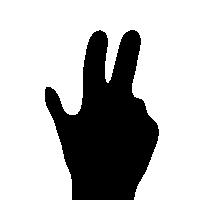
#> input picture test/3.jpeg, 200 x 200 px, given in place of the camera
$ python RecognizeSignLanguage.py
#> lines starting #> are read from the running program, lines starting #| are printed output that depends on the picture; after the words box and inside, x2 and y2 are one past the last pixel; in counts of white or black regions, pixels touching at a corner belong together
import cv2
import numpy as np
import math
#https://github.com/vipul-sharma20/gesture-opencv
#https://github.com/simena86/handDetectionCV
cap = cv2.VideoCapture(0)
while(cap.isOpened()):
    ret, img = cap.read()
#> img is the input picture: shape (200, 200, 3); min 0, max 255, mean 181.3
    cv2.rectangle(img,(300,300),(100,100),(0,255,0),0)
#> img: shape (200, 200, 3); 0.5% of pixels changed, all inside (x1, y1, x2, y2) = (100, 100, 200, 200)
    crop_img = img[100:300, 100:300]
    grey = cv2.cvtColor(crop_img, cv2.COLOR_BGR2GRAY)
    value = (35, 35)
    blurred = cv2.GaussianBlur(grey, value, 0)
    _, thresh1 = cv2.threshold(blurred, 127, 255,
                               cv2.THRESH_BINARY_INV+cv2.THRESH_OTSU)
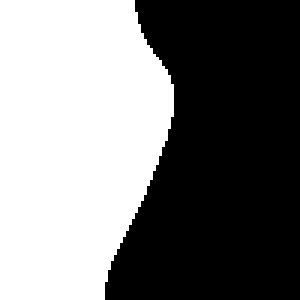
#> thresh1: shape (100, 100) (shown 3 times larger); 48.4% white; 1 white region
    cv2.imshow('Thresholded', thresh1)
    contours, hierarchy = cv2.findContours(thresh1.copy(),cv2.RETR_TREE, \
            cv2.CHAIN_APPROX_NONE)
#> contours = 1 contour; box (x1, y1, x2, y2) and area: (0, 0, 58, 100) 4699
    max_area = -1
    for i in range(len(contours)):
        cnt=contours[i]
        area = cv2.contourArea(cnt)
        if(area>max_area):
            max_area=area
            ci=i
#> this loop made 1 pass
#> (area, max_area, ci) on pass 1: (4699, 4699, 0)
#> after the loop, ci = 0; max_area = 4699
    cnt=contours[ci]
#> cnt = contour of 276 points, box (x1, y1, x2, y2) (0, 0, 58, 100), area 4699
    x,y,w,h = cv2.boundingRect(cnt)
#> x = 0; y = 0; w = 58; h = 100
    cv2.rectangle(crop_img,(x,y),(x+w,y+h),(0,0,255),0)
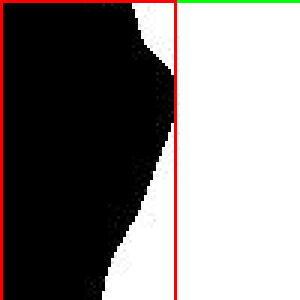
#> crop_img: shape (100, 100, 3) (shown 3 times larger); mean B, G, R 128, 129, 134.5
    hull = cv2.convexHull(cnt)
#> hull = contour of 9 points, box (x1, y1, x2, y2) (0, 0, 58, 100), area 4800
    drawing = np.zeros(crop_img.shape,np.uint8)
    cv2.drawContours(drawing,[cnt],0,(0,255,0),0)
    cv2.drawContours(drawing,[hull],0,(0,0,255),0)
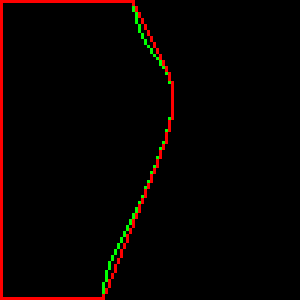
#> drawing: shape (100, 100, 3) (shown 3 times larger); mean of channels 0, 1, 2 0, 1.6, 7; drawn as B, G, R
    hull = cv2.convexHull(cnt,returnPoints = False)
#> hull = [232, 207, 204, 194, 186, 178, 133, 99, 0]
    defects = cv2.convexityDefects(cnt,hull)
#> defects = [[133, 178, 145, 666], [178, 186, 183, 210], [186, 194, 189, 186], [204, 207, 205, 162], [207, 232, 222, 646]]
    count_defects = 0
    cv2.drawContours(thresh1, contours, -1, (0,255,0), 3)
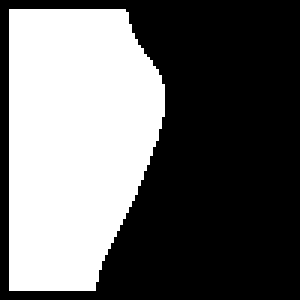
#> thresh1: shape (100, 100) (shown 3 times larger); 40.3% white; 1 white region, box (x1, y1, x2, y2) and area: (3, 3, 55, 97) 4034
    for i in range(defects.shape[0]):
        s,e,f,d = defects[i,0]
        start = tuple(cnt[s][0])
        end = tuple(cnt[e][0])
        far = tuple(cnt[f][0])
        a = math.sqrt((end[0] - start[0])**2 + (end[1] - start[1])**2)
        b = math.sqrt((far[0] - start[0])**2 + (far[1] - start[1])**2)
        c = math.sqrt((end[0] - far[0])**2 + (end[1] - far[1])**2)
        angle = math.acos((b**2 + c**2 - a**2)/(2*b*c)) * 57
        if angle <= 90:
            count_defects += 1
            cv2.circle(crop_img,far,1,[0,0,255],-1)
        #dist = cv2.pointPolygonTest(cnt,far,True)
        cv2.line(crop_img,start,end,[0,255,0],2)
#> this loop made 5 passes
#> (s, e, f, d, start, end, far, a) on passes 1 to 5: (133, 178, 145, 666, (34, 99), (52, 54), (36, 87), 48.47), (178, 186, 183, 210, (52, 54), (55, 46), (53, 49), 8.54), (186, 194, 189, 186, (55, 46), (57, 38), (55, 43), 8.25), (204, 207, 205, 162, (57, 28), (56, 25), (56, 27), 3.16), (207, 232, 222, 646, (56, 25), (44, 0), (46, 10), 27.73)
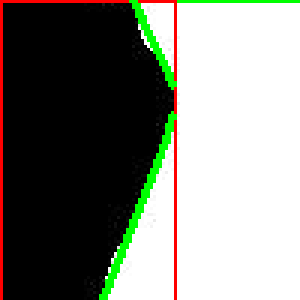
#> crop_img: shape (100, 100, 3) (shown 3 times larger); 2.73% of pixels changed, all inside (x1, y1, x2, y2) = (33, 0, 59, 100)
#> after the loop, count_defects = 0
        #cv2.circle(crop_img,far,5,[0,0,255],-1)
    if count_defects == 1:
        cv2.putText(img,"Welcome to ensign", (50,50), cv2.FONT_HERSHEY_SIMPLEX, 2, 2)
    elif count_defects == 2:
        str = "This is a basic hand gesture recognizer for a sign language translator"
        cv2.putText(img, str, (5,50), cv2.FONT_HERSHEY_SIMPLEX, 1, 2)
    elif count_defects == 3:
        cv2.putText(img,"This is a test :P", (50,50), cv2.FONT_HERSHEY_SIMPLEX, 2, 2)
    elif count_defects == 4:
        cv2.putText(img,"Hi!!!", (50,50), cv2.FONT_HERSHEY_SIMPLEX, 2, 2)
    else:
        cv2.putText(img,"Hello World!!!", (50,50),\
                    cv2.FONT_HERSHEY_SIMPLEX, 2, 2)
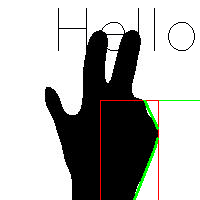
#> img: shape (200, 200, 3); mean B, G, R 177.3, 179.2, 178.8
    #cv2.imshow('drawing', drawing)
    #cv2.imshow('end', crop_img)
    cv2.imshow('Gesture', img)
    all_img = np.hstack((drawing, crop_img))
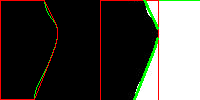
#> all_img: shape (100, 200, 3); mean of channels 0, 1, 2 61.7, 66.5, 68.4; drawn as B, G, R
    cv2.imshow('Contours', all_img)
    k = cv2.waitKey(10)
#> (key Esc is pressed here)
    if k == 27:
        break

$ run again, on test/5.jpeg
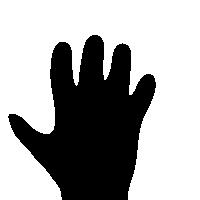
#> input picture test/5.jpeg, 200 x 200 px, given in place of the camera
#> img is the input picture: shape (200, 200, 3); min 0, max 255, mean 166.4
#> contours = 1 contour; box (x1, y1, x2, y2) and area: (0, 0, 50, 100) 3660
#> the loop `for i in range(len(contours)):` made 1 pass
#> (area, max_area, ci) on pass 1: (3660, 3660, 0)
#> after the loop `for i in range(len(contours)):`: ci = 0; max_area = 3660
#> cnt = contour of 274 points, box (x1, y1, x2, y2) (0, 0, 50, 100), area 3660
#> x = 0; w = 50; h = 100
#> `hull = cv2.convexHull(cnt)`: hull = [[49, 0], [49, 3], [28, 96], [27, 99], [0, 99], [0, 0]]
#> `hull = cv2.convexHull(cnt,returnPoints = False)`: hull = [225, 222, 129, 126, 99, 0]
#> defects = [[126, 129, 128, 162], [129, 222, 195, 975]]
#> `cv2.drawContours(thresh1, contours, -1, (0,255,0), 3)`:
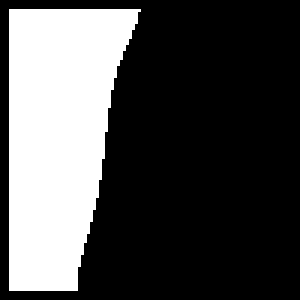
#> thresh1: shape (100, 100) (shown 3 times larger); 30% white; 1 white region, box (x1, y1, x2, y2) and area: (3, 3, 47, 97) 3000
#> the loop `for i in range(defects.shape[0]):` made 2 passes
#> (s, e, f, d, start, end, far, a) on passes 1 to 2: (126, 129, 128, 162, (27, 99), (28, 96), (27, 97), 3.16), (129, 222, 195, 975, (28, 96), (49, 3), (39, 30), 95.34)
#> after the loop `for i in range(defects.shape[0]):`: count_defects = 0
#> `all_img = np.hstack((drawing, crop_img))`:
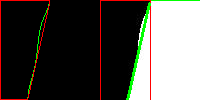
#> all_img: shape (100, 200, 3); mean of channels 0, 1, 2 74.7, 80, 81.4; drawn as B, G, R

$ run again, on test/6.jpeg
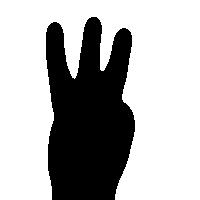
#> input picture test/6.jpeg, 200 x 200 px, given in place of the camera
#> img is the input picture: shape (200, 200, 3); min 0, max 255, mean 175.7
#> contours = 1 contour; box (x1, y1, x2, y2) and area: (0, 0, 35, 100) 2655
#> the loop `for i in range(len(contours)):` made 1 pass
#> (area, max_area, ci) on pass 1: (2655, 2655, 0)
#> after the loop `for i in range(len(contours)):`: ci = 0; max_area = 2655
#> cnt = contour of 240 points, box (x1, y1, x2, y2) (0, 0, 35, 100), area 2655
#> x = 0; w = 35; h = 100
#> `hull = cv2.convexHull(cnt)`: hull = contour of 11 points, box (x1, y1, x2, y2) (0, 0, 35, 100), area 2725
#> `hull = cv2.convexHull(cnt,returnPoints = False)`: hull = [213, 201, 198, 194, 180, 175, 166, 158, 114, 99, 0]
#> defects = [[114, 158, 128, 599], [158, 166, 161, 186], [166, 175, 170, 222], [175, 180, 179, 201], [194, 198, 195, 186], [198, 201, 199, 162], [201, 213, 210, 295]]
#> `cv2.drawContours(thresh1, contours, -1, (0,255,0), 3)`:
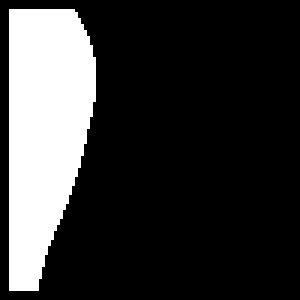
#> thresh1: shape (100, 100) (shown 3 times larger); 20.8% white; 1 white region, box (x1, y1, x2, y2) and area: (3, 3, 32, 97) 2080
#> the loop `for i in range(defects.shape[0]):` made 7 passes
#> (s, e, f, d, start, end, far, a) on passes 1 to 7: (114, 158, 128, 599, (15, 99), (29, 55), (17, 85), 46.17), (158, 166, 161, 186, (29, 55), (31, 47), (29, 52), 8.25), (166, 175, 170, 222, (31, 47), (33, 38), (31, 43), 9.22), (175, 180, 179, 201, (33, 38), (34, 33), (33, 34), 5.1), (194, 198, 195, 186, (34, 19), (33, 15), (33, 18), 4.12), (198, 201, 199, 162, (33, 15), (32, 12), (32, 14), 3.16), (201, 213, 210, 295, (32, 12), (27, 0), (27, 3), 13)
#> after the loop `for i in range(defects.shape[0]):`: count_defects = 0
#> `all_img = np.hstack((drawing, crop_img))`:
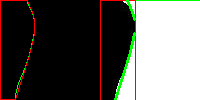
#> all_img: shape (100, 200, 3); mean of channels 0, 1, 2 88.4, 93.1, 94.3; drawn as B, G, R

$ run again, on test/7.jpeg
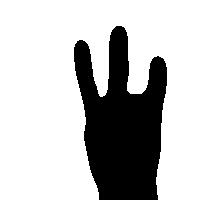
#> input picture test/7.jpeg, 200 x 200 px, given in place of the camera
#> img is the input picture: shape (200, 200, 3); min 0, max 255, mean 189
#> contours = 1 contour; box (x1, y1, x2, y2) and area: (0, 0, 63, 100) 5802
#> the loop `for i in range(len(contours)):` made 1 pass
#> (area, max_area, ci) on pass 1: (5802, 5802, 0)
#> after the loop `for i in range(len(contours)):`: ci = 0; max_area = 5802
#> cnt = contour of 316 points, box (x1, y1, x2, y2) (0, 0, 63, 100), area 5802
#> x = 0; w = 63; h = 100
#> `hull = cv2.convexHull(cnt)`: hull = [[62, 0], [62, 8], [60, 48], [56, 99], [0, 99], [0, 0]]
#> `hull = cv2.convexHull(cnt,returnPoints = False)`: hull = [254, 246, 206, 155, 99, 0]
#> defects = [[155, 206, 177, 696], [206, 246, 232, 332]]
#> the loop `for i in range(defects.shape[0]):` made 2 passes
#> (s, e, f, d, start, end, far, a) on passes 1 to 2: (155, 206, 177, 696, (56, 99), (60, 48), (55, 77), 51.16), (206, 246, 232, 332, (60, 48), (62, 8), (60, 22), 40.05)
#> after the loop `for i in range(defects.shape[0]):`: count_defects = 0
#> `all_img = np.hstack((drawing, crop_img))`:
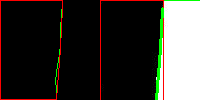
#> all_img: shape (100, 200, 3); mean of channels 0, 1, 2 47.6, 52.4, 54.9; drawn as B, G, R
